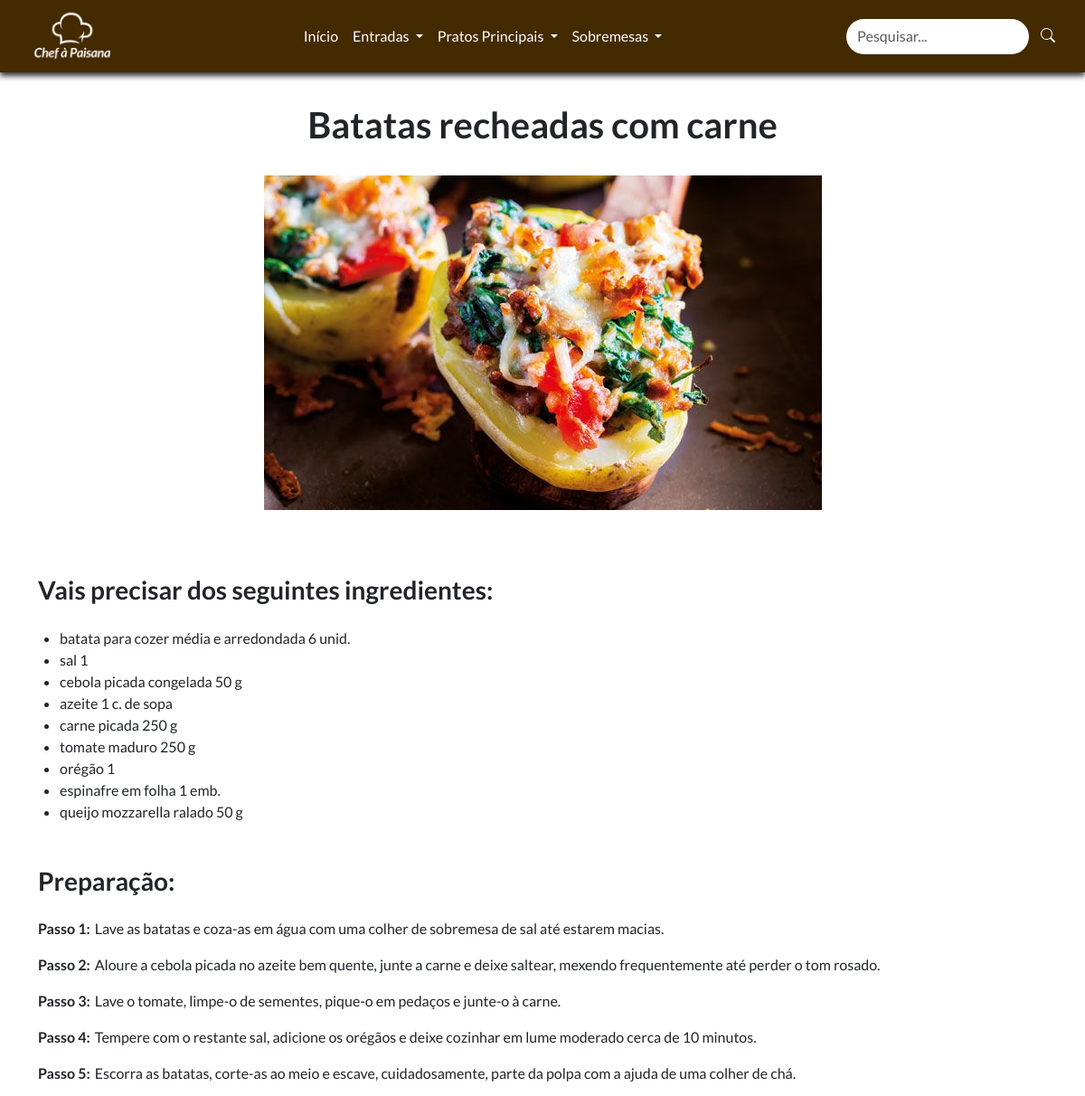
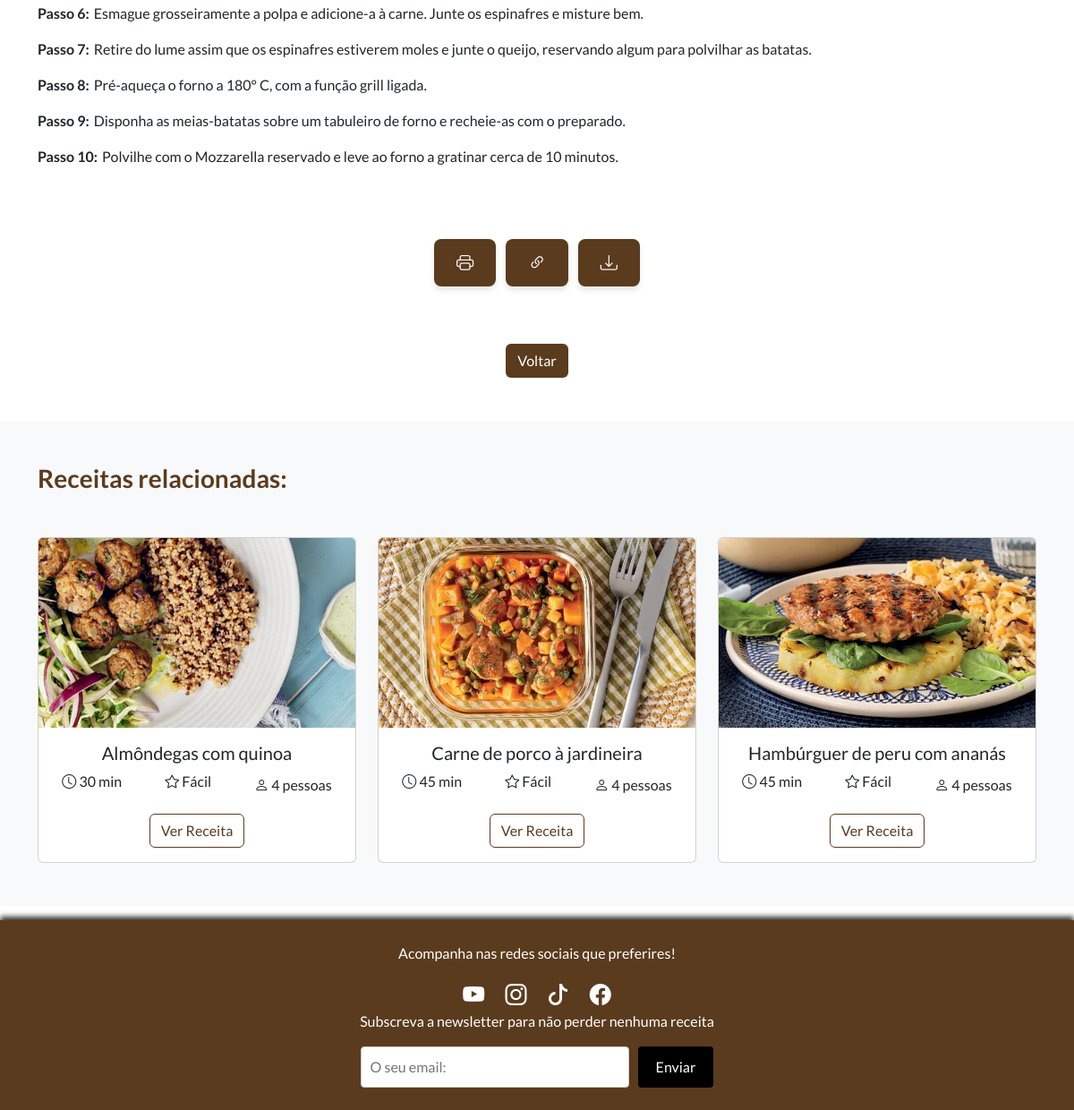
Screenshot of /receita.php?id=4 with the database file from the repository (2 pictures, top to bottom).
### tables this page shows
CREATE TABLE IF NOT EXISTS `receitas` (
  `id` int(11) unsigned NOT NULL AUTO_INCREMENT,
  `imagem` varchar(128) DEFAULT NULL,
  `titulo` varchar(50) DEFAULT NULL,
  `ingredientes` text DEFAULT NULL,
  `temp_prep` int(11) DEFAULT NULL,
  `preparacao` longtext DEFAULT NULL,
  `dificuldade` varchar(50) DEFAULT NULL,
  `n_pessoas` int(11) DEFAULT NULL,
  `tipo_receita` varchar(50) DEFAULT NULL,
  PRIMARY KEY (`id`)
);

### receita.php (the view, shortened to what this page needs)
<?php
$user ='projeto';
$pass = 'web';
$database = 'projetoweb';
try{
  $dbh = new PDO('mysql:host=localhost:3307;charset=utf8;dbname='.$database, $user, $pass);
}catch(PDOException $e){
  echo $e;
}
$id = isset($_GET['id']) ? intval($_GET['id']) : 0;
$sql = 'SELECT * FROM receitas WHERE id = :id';
$stmt = $dbh->prepare($sql);
$stmt->execute([':id' => $id]);
$receita = $stmt->fetch(PDO::FETCH_ASSOC);
$tipoReceitaAtual = $receita['tipo_receita'];
$sqlRelacionadas = 'SELECT * FROM receitas WHERE tipo_receita = :tipo_receita AND id != :id LIMIT 3';
$stmtRelacionadas = $dbh->prepare($sqlRelacionadas);
$stmtRelacionadas->execute([':tipo_receita' => $tipoReceitaAtual, ':id' => $receita['id']]);
$receitasRelacionadas = $stmtRelacionadas->fetchAll(PDO::FETCH_ASSOC);
?>
<!DOCTYPE html>
<html lang="pt">
<head>
    <?php require ('includes/linkscss.php') ?>
</head>
<body>
<?php require ('includes/header.php') ?>
<div id="parteImprimir" class="container mt-4 mb-5">
    <div class="text-center">
        <h1 class="fw-bold" style="margin-top: 90px"><?php echo $receita['titulo']; ?></h1>
        <img src="imgs/<?php echo $receita['imagem']; ?>" alt="<?php echo $receita['titulo']; ?>" class="img-fluid my-4">
        <h3 style="text-align: left" class="fw-bold mt-5 mb-4">Vais precisar dos seguintes ingredientes:</h3>
        <ul class="list-group ms-4">
            <?php
            $ingredientes = explode(',', $receita['ingredientes']);
            foreach ($ingredientes as $ingrediente): ?>
                <li style="text-align: left"><?php echo trim($ingrediente); ?></li>
            <?php endforeach; ?>
        </ul>
        <h3 style="text-align: left" class="fw-bold mt-5 mb-4">Preparação:</h3>
        <div>
            <?php
            $preparacao = explode(';', $receita['preparacao']);
            foreach ($preparacao as $preparacao):
                preg_match('/(Passo \d+:)(.*)/', $preparacao, $matches);
                ?>
                <p style="text-align: left">
                    <strong><?php echo htmlspecialchars($matches[1]); ?></strong><span style="margin-left: 5px;"></span><?php echo htmlspecialchars(trim($matches[2])); ?>
                </p>
            <?php endforeach; ?>
        </div>
    </div>
</div>
          <div class="text-center mt-3 mb-5">
            <div class="tooltip-container">
                <button class="btn-print me-2" onclick="window.print()">
                    <i class="bi bi-printer"></i>
                </button>
            </div>
            <div class="tooltip-container">
                <button class="btn-copy me-2" onclick="copiarLink()">
                    <i class="bi bi-link-45deg"></i>
                </button>
            </div>
            <div class="tooltip-container">
                <button class="btn-download" onclick="downloadReceita()">
                    <i class="bi bi-download"></i>
                </button>
            </div>
        </div>
        <div class="text-center mt-3 mb-5">
            <button onclick="history.back()" class="btn" style="color: white; background-color: #5b3b1e;">Voltar</button>
        </div>
        <section class="bg-light py-5">
            <div class="container">
                <h3 class="text-start fw-bold mb-5" style="color: #5b3b1e;">Receitas relacionadas:</h3>
                <div class="row g-4">
                    <?php if (!empty($receitasRelacionadas)): ?>
                    <?php foreach ($receitasRelacionadas as $receitaRelacionada): ?>
                    <div class="col-md-4">
                        <div class="card">
                            <img src="imgs/<?php echo $receitaRelacionada['imagem']; ?>" class="card-img-top" alt="<?php echo $receitaRelacionada['titulo']; ?>">
                            <div class="card-body text-center">
                                <h5 class="card-title"><?php echo $receitaRelacionada['titulo']; ?></h5>
                                <div class="d-flex justify-content-center align-items-center mb-3">
                                    <div class="me-5 mb-2"><i class="bi bi-clock"></i> <?php echo $receitaRelacionada['temp_prep']; ?> min</div>
                                    <div class="me-5 mb-2"><i class="bi bi-star"></i> <?php echo $receitaRelacionada['dificuldade']; ?></div>
                                    <div><i class="bi bi-person"></i> <?php echo $receitaRelacionada['n_pessoas']; ?> pessoas</div>
                                </div>
                                <a href="receita.php?id=<?php echo $receitaRelacionada['id']; ?>" class="btn"
                                    style="border: 1px solid #5b3b1e; color: #5b3b1e; background-color: transparent;"
                                    onmouseover="this.style.backgroundColor='#5b3b1e'; this.style.color='white';"
                                    onmouseout="this.style.backgroundColor='transparent'; this.style.color='#5b3b1e';">
                                    Ver Receita
                                </a>
                            </div>
                        </div>
                    </div>
                    <?php endforeach; ?>
                    <?php else: ?>
                    <h4>Nenhuma receita relacionada encontrada.</h4>
                    <?php endif; ?>
                </div>
            </div>
        </section>
<?php require ('includes/footer.php') ?>
</body>
</html>

### css/style.css (style rules this page uses)
* { margin: 0; padding: 0; text-decoration: none; scroll-behavior: smooth; font-family: 'Lato', sans-serif; }
.btn-print, .btn-copy, .btn-download { background-color: #5b3b1e; color: white; padding: 12px 25px; font-size: 1.2rem; border: none; border-radius: 8px; cursor: pointer; text-transform: uppercase; transition: all 0.3s ease; box-shadow: 0 4px 6px rgba(0, 0, 0, 0.1); }
.tooltip-container { position: relative; display: inline-block; }

### includes/footer.php (style rules this page uses)
html, body { height: 100%; margin: 0; display: flex; flex-direction: column; }
.container { flex: 1; }

### rows the page displays
receitas: titulo "Batatas recheadas com carne", imagem (picture), ingredientes "batata para cozer média e arredondada 6 unid.", ingredientes "sal 1", ingredientes "cebola picada congelada 50 g", ingredientes "azeite 1 c. de sopa", ingredientes "carne picada 250 g", ingredientes "tomate maduro 250 g", ingredientes "orégão 1", ingredientes "espinafre em folha 1 emb.", ingredientes "queijo mozzarella ralado 50 g"
receitas: imagem (picture), titulo "Almôndegas com quinoa", temp_prep "30", dificuldade "Fácil", n_pessoas "4"
receitas: imagem (picture), titulo "Carne de porco à jardineira", temp_prep "45", dificuldade "Fácil", n_pessoas "4"
receitas: imagem (picture), titulo "Hambúrguer de peru com ananás", temp_prep "45", dificuldade "Fácil", n_pessoas "4"

### other values shown
$matches[1] "Passo 1:"
$matches[2] "Lave as batatas e coza-as em água com uma colher de sobremesa de sal até estarem macias."
$matches[1] "Passo 2:"
$matches[2] "Aloure a cebola picada no azeite bem quente, junte a carne e deixe saltear, mexendo frequentemente até perder o tom rosado."
$matches[1] "Passo 3:"
$matches[2] "Lave o tomate, limpe-o de sementes, pique-o em pedaços e junte-o à carne."
$matches[1] "Passo 4:"
$matches[2] "Tempere com o restante sal, adicione os orégãos e deixe cozinhar em lume moderado cerca de 10 minutos."
$matches[1] "Passo 5:"
$matches[2] "Escorra as batatas, corte-as ao meio e escave, cuidadosamente, parte da polpa com a ajuda de uma colher de chá."
$matches[1] "Passo 6:"
$matches[2] "Esmague grosseiramente a polpa e adicione-a à carne. Junte os espinafres e misture bem."
$matches[1] "Passo 7:"
$matches[2] "Retire do lume assim que os espinafres estiverem moles e junte o queijo, reservando algum para polvilhar as batatas."
$matches[1] "Passo 8:"
